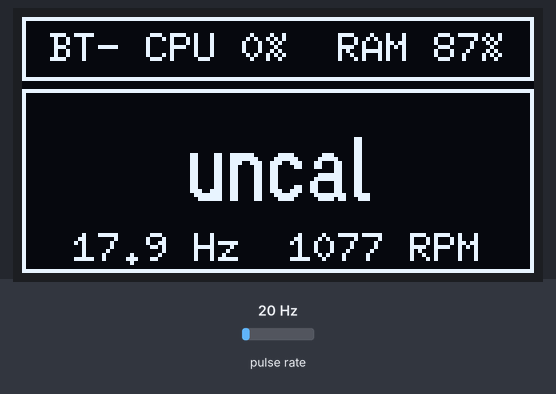
This program was run on a simulated ESP32. Parts: 128×64 one-colour display. Wiring (inferred from the names in the program): pulse sensor: data GPIO 23. The test bench sets the inputs (shaded band); at power-on: pulse rate 20 Hz. EEPROM starts erased; nothing arrives over Bluetooth unless stated; a phone connects over Bluetooth LE 3 s after start; what the program prints to the serial monitor is not drawn.

Above: at 1.6 s.
1.7 s: pulse rate (sensor on GPIO 23) set to 4 Hz
At 4.4 s:
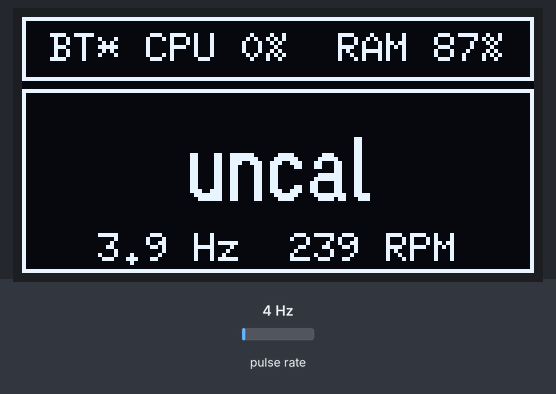
4.7 s: pulse rate (sensor on GPIO 23) set to 50 Hz
At 5.8 s:
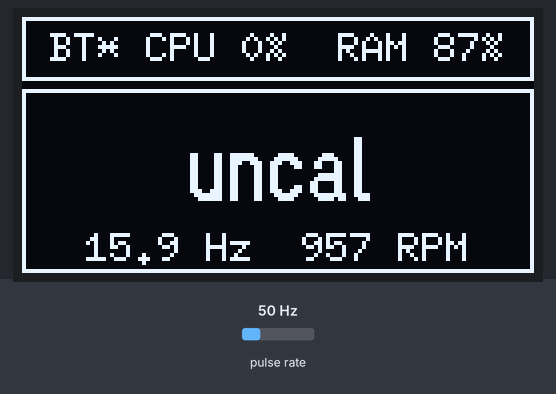
9.5 s: pulse rate (sensor on GPIO 23) set to 100 Hz
At 12.7 s:
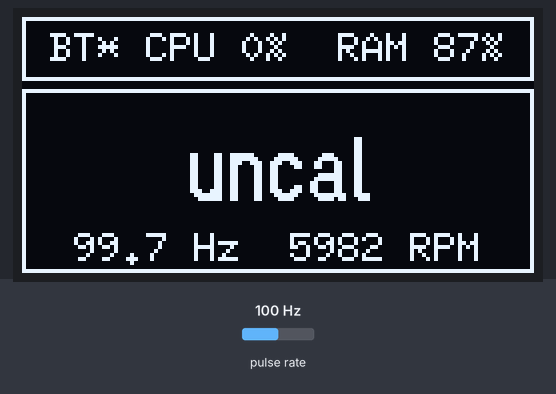
Timing chart, 0 to 14.2 s (numbered marks = the images above; inputs shaded):
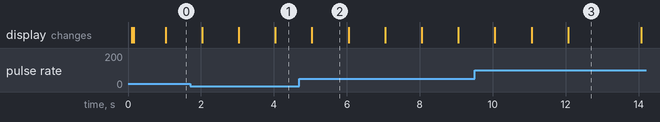

Measured:
- after the input at 4.7 s, the display: changes after 0.34 s (image 2)
- what the display in image 2 shows lasts 1.0 s, from 5.0 s to 6.0 s

The program:

main.cpp
```cpp
#include <Arduino.h>
#include <U8g2lib.h>
#include <Wire.h>
#include <NimBLEDevice.h>
#include <Preferences.h>

constexpr int OLED_SDA = 21;
constexpr int OLED_SCL = 22;
constexpr int HALL_PIN = 23;   // HW-492 anemometer hall sensor, active LOW

U8G2_SSD1306_128X64_NONAME_F_HW_I2C display(U8G2_R0, U8X8_PIN_NONE);

// BLE GATT identifiers. Random 128-bit UUIDs so the PWA filters specifically
// for our device.
static const char *BLE_DEVICE_NAME         = "ESP32-Anemo";
static const char *BLE_SERVICE_UUID        = "6e400001-b5a3-f393-e0a9-e50e24dcca9e";
static const char *BLE_TELEMETRY_CHAR_UUID = "6e400002-b5a3-f393-e0a9-e50e24dcca9e";
static const char *BLE_CONFIG_CHAR_UUID    = "6e400003-b5a3-f393-e0a9-e50e24dcca9e";

NimBLECharacteristic *telemetryChar = nullptr;
NimBLECharacteristic *configChar    = nullptr;
volatile bool         bleConnected  = false;

// Layout zones for two-color 0.96" SSD1306:
//   yellow band: y =  0..15  (use baseline ~ y=11 for 6x10 font)
//   gap        : y = 16..17  (avoid)
//   blue band  : y = 18..63
constexpr int Y_YELLOW   = 11;
constexpr int Y_BLUE_MID = 46;
constexpr int Y_BLUE_BOT = 61;

// CPU / RAM stats sampled in loop().
constexpr uint32_t STATS_WINDOW_MS = 1000;
uint64_t busyAccumUs   = 0;
uint32_t statsWindowAt = 0;
uint8_t  cpuPct        = 0;
uint8_t  ramPct        = 0;

// Anemometer: HW-492 hall sensor pulses each time a magnet on the rotor passes
// the chip. ISR counts edges; the 1 s stats tick samples and clears the counter
// to compute Hz / RPM.
volatile uint32_t hallEdgeCount = 0;
uint32_t windHz10    = 0;   // tenths of Hz, e.g. 23 == 2.3 Hz
uint32_t windRpm     = 0;
uint32_t totalPulses = 0;   // cumulative since boot, sent to PWA

// Calibration: v_mps = windK * Hz + windB. Persisted in NVS, configurable over
// BLE from the PWA. Default k=0 means "uncalibrated"; the OLED shows "uncal".
enum WindUnit { UNIT_KN = 0, UNIT_MPS = 1, UNIT_KMH = 2 };
float    windK    = 0.0f;
float    windB    = 0.0f;
WindUnit windUnit = UNIT_KN;

Preferences prefs;

static const char *unitToStr(WindUnit u) {
  switch (u) {
    case UNIT_MPS: return "mps";
    case UNIT_KMH: return "kmh";
    case UNIT_KN:
    default:       return "kn";
  }
}

static const char *unitLabel(WindUnit u) {
  switch (u) {
    case UNIT_MPS: return "m/s";
    case UNIT_KMH: return "km/h";
    case UNIT_KN:
    default:       return "kn";
  }
}

static float vInUnit(float vMps, WindUnit u) {
  switch (u) {
    case UNIT_MPS: return vMps;
    case UNIT_KMH: return vMps * 3.6f;
    case UNIT_KN:
    default:       return vMps * 1.943844f;
  }
}

static void IRAM_ATTR hallIsr() {
  hallEdgeCount++;
}

// ---------- NVS ----------

static void prefsLoad() {
  prefs.begin("anemo", true);
  windK = prefs.getFloat("k", 0.0f);
  windB = prefs.getFloat("b", 0.0f);
  String u = prefs.getString("unit", "kn");
  if      (u == "mps") windUnit = UNIT_MPS;
  else if (u == "kmh") windUnit = UNIT_KMH;
  else                 windUnit = UNIT_KN;
  prefs.end();
  Serial.printf("[nvs] loaded k=%.4f b=%.3f unit=%s\n", windK, windB, unitToStr(windUnit));
}

static void prefsSave() {
  prefs.begin("anemo", false);
  prefs.putFloat("k", windK);
  prefs.putFloat("b", windB);
  prefs.putString("unit", unitToStr(windUnit));
  prefs.end();
  Serial.printf("[nvs] saved k=%.4f b=%.3f unit=%s\n", windK, windB, unitToStr(windUnit));
}

// ---------- Display ----------

static void drawZoneFrames() {
  display.drawFrame(0, 0, 128, 16);
  display.drawFrame(0, 18, 128, 46);
}

static void beginFrame() {
  display.clearBuffer();
  drawZoneFrames();
}

static void drawHeaderStats() {
  char buf[28];
  snprintf(buf, sizeof(buf), "%s CPU %u%%  RAM %u%%",
           bleConnected ? "BT*" : "BT-",
           (unsigned)cpuPct, (unsigned)ramPct);
  display.setFont(u8g2_font_6x10_tr);
  int w = display.getStrWidth(buf);
  display.drawStr((128 - w) / 2, Y_YELLOW, buf);
}

static void drawCenteredAt(int y, const uint8_t *font, const char *text) {
  display.setFont(font);
  int w = display.getStrWidth(text);
  display.drawStr((128 - w) / 2, y, text);
}

static void renderAnemo() {
  beginFrame();
  drawHeaderStats();

  char big[20];
  if (windK <= 0.0f) {
    snprintf(big, sizeof(big), "uncal");
  } else {
    float hz = (float)windHz10 / 10.0f;
    float vMps = windK * hz + windB;
    if (vMps < 0) vMps = 0;
    float v = vInUnit(vMps, windUnit);
    snprintf(big, sizeof(big), "%.1f %s", v, unitLabel(windUnit));
  }
  display.setFont(u8g2_font_logisoso16_tr);
  int w = display.getStrWidth(big);
  display.drawStr(max(0, (128 - w) / 2), Y_BLUE_MID, big);

  char small[24];
  snprintf(small, sizeof(small), "%lu.%lu Hz  %lu RPM",
           (unsigned long)(windHz10 / 10), (unsigned long)(windHz10 % 10),
           (unsigned long)windRpm);
  drawCenteredAt(Y_BLUE_BOT, u8g2_font_6x10_tr, small);

  display.sendBuffer();
}

// ---------- BLE ----------

class ServerCallbacks : public NimBLEServerCallbacks {
  void onConnect(NimBLEServer *) override {
    bleConnected = true;
    Serial.println("[ble] connected");
  }
  void onDisconnect(NimBLEServer *) override {
    bleConnected = false;
    Serial.println("[ble] disconnected, restarting advertising");
    NimBLEDevice::startAdvertising();
  }
};

static String configJson() {
  char buf[80];
  snprintf(buf, sizeof(buf), "{\"k\":%.4f,\"b\":%.3f,\"unit\":\"%s\"}",
           windK, windB, unitToStr(windUnit));
  return String(buf);
}

static void publishConfig() {
  if (!configChar) return;
  String s = configJson();
  configChar->setValue((uint8_t *)s.c_str(), s.length());
  if (bleConnected) configChar->notify();
}

// Hand-rolled JSON parser for our tiny known shape:
//   {"k":0.512,"b":0.0,"unit":"kn"}
// Any subset of keys is accepted; missing keys leave current values intact.
static bool parseAndApplyConfig(const std::string &raw) {
  String s(raw.c_str());
  bool changed = false;

  int kp = s.indexOf("\"k\"");
  if (kp >= 0) {
    int c = s.indexOf(':', kp);
    if (c > 0) {
      float v = s.substring(c + 1).toFloat();
      if (!isnan(v) && v != windK) { windK = v; changed = true; }
    }
  }
  int bp = s.indexOf("\"b\"");
  if (bp >= 0) {
    int c = s.indexOf(':', bp);
    if (c > 0) {
      float v = s.substring(c + 1).toFloat();
      if (!isnan(v) && v != windB) { windB = v; changed = true; }
    }
  }
  int up = s.indexOf("\"unit\"");
  if (up >= 0) {
    int c = s.indexOf(':', up);
    int q1 = c >= 0 ? s.indexOf('"', c + 1) : -1;
    int q2 = q1 >= 0 ? s.indexOf('"', q1 + 1) : -1;
    if (q1 >= 0 && q2 > q1) {
      String u = s.substring(q1 + 1, q2);
      WindUnit nu = windUnit;
      if      (u == "kn")  nu = UNIT_KN;
      else if (u == "mps") nu = UNIT_MPS;
      else if (u == "kmh") nu = UNIT_KMH;
      if (nu != windUnit) { windUnit = nu; changed = true; }
    }
  }
  return changed;
}

class ConfigCallbacks : public NimBLECharacteristicCallbacks {
  void onWrite(NimBLECharacteristic *c) override {
    std::string val = c->getValue();
    Serial.printf("[ble] config write: %s\n", val.c_str());
    if (parseAndApplyConfig(val)) {
      prefsSave();
      publishConfig();
    }
  }
};

static void bleInit() {
  NimBLEDevice::init(BLE_DEVICE_NAME);
  NimBLEDevice::setPower(ESP_PWR_LVL_P9);

  NimBLEServer *srv = NimBLEDevice::createServer();
  srv->setCallbacks(new ServerCallbacks());

  NimBLEService *svc = srv->createService(BLE_SERVICE_UUID);

  telemetryChar = svc->createCharacteristic(
    BLE_TELEMETRY_CHAR_UUID,
    NIMBLE_PROPERTY::NOTIFY | NIMBLE_PROPERTY::READ);

  configChar = svc->createCharacteristic(
    BLE_CONFIG_CHAR_UUID,
    NIMBLE_PROPERTY::READ | NIMBLE_PROPERTY::WRITE | NIMBLE_PROPERTY::NOTIFY);
  configChar->setCallbacks(new ConfigCallbacks());
  // initial value so a fresh client gets the current config on its first read
  String initial = configJson();
  configChar->setValue((uint8_t *)initial.c_str(), initial.length());

  svc->start();

  NimBLEAdvertising *adv = NimBLEDevice::getAdvertising();
  adv->addServiceUUID(BLE_SERVICE_UUID);
  adv->setScanResponse(true);
  NimBLEDevice::startAdvertising();
  Serial.println("[ble] advertising as " + String(BLE_DEVICE_NAME));
}

static void bleNotifyTelemetry(uint32_t windowPulses, uint32_t nowMs) {
  if (!telemetryChar || !bleConnected) return;
  float hz = (float)windHz10 / 10.0f;
  float vMps = windK > 0.0f ? (windK * hz + windB) : 0.0f;
  if (vMps < 0) vMps = 0;
  char json[120];
  int n = snprintf(json, sizeof(json),
    "{\"hz\":%lu.%lu,\"rpm\":%lu,\"pulses\":%lu,\"total\":%lu,\"ms\":%lu,\"v_mps\":%.3f}",
    (unsigned long)(windHz10 / 10), (unsigned long)(windHz10 % 10),
    (unsigned long)windRpm, (unsigned long)windowPulses,
    (unsigned long)totalPulses, (unsigned long)nowMs, vMps);
  if (n <= 0) return;
  telemetryChar->setValue((uint8_t *)json, n);
  telemetryChar->notify();
}

// ---------- Arduino ----------

void setup() {
  Serial.begin(115200);
  delay(100);

  pinMode(HALL_PIN, INPUT_PULLUP);
  attachInterrupt(digitalPinToInterrupt(HALL_PIN), hallIsr, FALLING);

  prefsLoad();

  Wire.begin(OLED_SDA, OLED_SCL);
  display.begin();
  renderAnemo();

  bleInit();
}

void loop() {
  uint32_t iterStartUs = micros();
  uint32_t now = millis();
  busyAccumUs += micros() - iterStartUs;

  if (now - statsWindowAt >= STATS_WINDOW_MS) {
    uint32_t winMs = now - statsWindowAt;
    uint32_t pct = (uint32_t)(busyAccumUs / (winMs * 10ULL));
    cpuPct = pct > 100 ? 100 : (uint8_t)pct;
    busyAccumUs = 0;
    statsWindowAt = now;

    uint32_t total = ESP.getHeapSize();
    uint32_t freeb = ESP.getFreeHeap();
    ramPct = total ? (uint8_t)(((uint64_t)(total - freeb) * 100) / total) : 0;

    noInterrupts();
    uint32_t pulses = hallEdgeCount;
    hallEdgeCount = 0;
    interrupts();
    windHz10 = (uint32_t)((uint64_t)pulses * 10000ULL / winMs);
    windRpm  = (uint32_t)((uint64_t)pulses * 60000ULL / winMs);
    totalPulses += pulses;

    Serial.printf("anemo: %lu pulses/%lums -> %lu.%lu Hz, %lu RPM, total %lu\n",
                  (unsigned long)pulses, (unsigned long)winMs,
                  (unsigned long)(windHz10 / 10), (unsigned long)(windHz10 % 10),
                  (unsigned long)windRpm, (unsigned long)totalPulses);

    renderAnemo();
    bleNotifyTelemetry(pulses, now);
  }

  delay(10);
}
```
